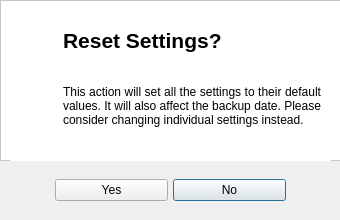
<?xml version="1.0" encoding="UTF-8"?>
<ui version="4.0">
 <class>ResetSettingsConfirmationDialog</class>
 <widget class="QDialog" name="ResetSettingsConfirmationDialog">
  <property name="windowModality">
   <enum>Qt::ApplicationModal</enum>
  </property>
  <property name="geometry">
   <rect>
    <x>0</x>
    <y>0</y>
    <width>340</width>
    <height>220</height>
   </rect>
  </property>
  <property name="minimumSize">
   <size>
    <width>340</width>
    <height>220</height>
   </size>
  </property>
  <property name="maximumSize">
   <size>
    <width>340</width>
    <height>220</height>
   </size>
  </property>
  <property name="windowTitle">
   <string>Paper</string>
  </property>
  <property name="windowIcon">
   <iconset>
    <normaloff>../icons/icons8-origami-100.png</normaloff>../icons/icons8-origami-100.png</iconset>
  </property>
  <widget class="QWidget" name="horizontalLayoutWidget_2">
   <property name="geometry">
    <rect>
     <x>50</x>
     <y>170</y>
     <width>241</width>
     <height>41</height>
    </rect>
   </property>
   <layout class="QHBoxLayout" name="horizontalLayout_2">
    <property name="spacing">
     <number>5</number>
    </property>
    <property name="leftMargin">
     <number>5</number>
    </property>
    <property name="topMargin">
     <number>5</number>
    </property>
    <property name="rightMargin">
     <number>5</number>
    </property>
    <property name="bottomMargin">
     <number>5</number>
    </property>
    <item>
     <widget class="QPushButton" name="yes_button">
      <property name="focusPolicy">
       <enum>Qt::NoFocus</enum>
      </property>
      <property name="text">
       <string>Yes</string>
      </property>
      <property name="icon">
       <iconset>
        <normaloff>../icons/icons8-ok-96.png</normaloff>../icons/icons8-ok-96.png</iconset>
      </property>
     </widget>
    </item>
    <item>
     <widget class="QPushButton" name="no_button">
      <property name="text">
       <string>No</string>
      </property>
      <property name="icon">
       <iconset>
        <normaloff>../icons/icons8-cancel-96.png</normaloff>../icons/icons8-cancel-96.png</iconset>
      </property>
     </widget>
    </item>
   </layout>
  </widget>
  <widget class="QFrame" name="frame">
   <property name="geometry">
    <rect>
     <x>0</x>
     <y>0</y>
     <width>341</width>
     <height>161</height>
    </rect>
   </property>
   <property name="styleSheet">
    <string notr="true">background-color: #FFF;</string>
   </property>
   <property name="frameShape">
    <enum>QFrame::StyledPanel</enum>
   </property>
   <property name="frameShadow">
    <enum>QFrame::Raised</enum>
   </property>
   <widget class="QWidget" name="horizontalLayoutWidget">
    <property name="geometry">
     <rect>
      <x>10</x>
      <y>10</y>
      <width>321</width>
      <height>151</height>
     </rect>
    </property>
    <layout class="QHBoxLayout" name="horizontalLayout">
     <property name="spacing">
      <number>10</number>
     </property>
     <property name="leftMargin">
      <number>5</number>
     </property>
     <property name="topMargin">
      <number>5</number>
     </property>
     <property name="rightMargin">
      <number>5</number>
     </property>
     <property name="bottomMargin">
      <number>5</number>
     </property>
     <item>
      <widget class="QLabel" name="label_2">
       <property name="maximumSize">
        <size>
         <width>60</width>
         <height>60</height>
        </size>
       </property>
       <property name="text">
        <string/>
       </property>
       <property name="pixmap">
        <pixmap>../drawables/icons8-refresh-144.png</pixmap>
       </property>
       <property name="scaledContents">
        <bool>true</bool>
       </property>
      </widget>
     </item>
     <item>
      <layout class="QVBoxLayout" name="verticalLayout">
       <property name="spacing">
        <number>10</number>
       </property>
       <property name="leftMargin">
        <number>5</number>
       </property>
       <property name="topMargin">
        <number>5</number>
       </property>
       <property name="rightMargin">
        <number>5</number>
       </property>
       <property name="bottomMargin">
        <number>5</number>
       </property>
       <item>
        <widget class="QLabel" name="label">
         <property name="minimumSize">
          <size>
           <width>0</width>
           <height>30</height>
          </size>
         </property>
         <property name="maximumSize">
          <size>
           <width>16777215</width>
           <height>20</height>
          </size>
         </property>
         <property name="font">
          <font>
           <pointsize>16</pointsize>
           <bold>true</bold>
          </font>
         </property>
         <property name="text">
          <string>Reset Settings?</string>
         </property>
         <property name="wordWrap">
          <bool>true</bool>
         </property>
        </widget>
       </item>
       <item>
        <widget class="QLabel" name="label_3">
         <property name="maximumSize">
          <size>
           <width>16777215</width>
           <height>100</height>
          </size>
         </property>
         <property name="text">
          <string>This action will set all the settings to their default values. It will also affect the backup date. Please consider changing individual settings instead.</string>
         </property>
         <property name="alignment">
          <set>Qt::AlignJustify|Qt::AlignVCenter</set>
         </property>
         <property name="wordWrap">
          <bool>true</bool>
         </property>
        </widget>
       </item>
      </layout>
     </item>
    </layout>
   </widget>
  </widget>
 </widget>
 <resources/>
 <connections/>
</ui>
